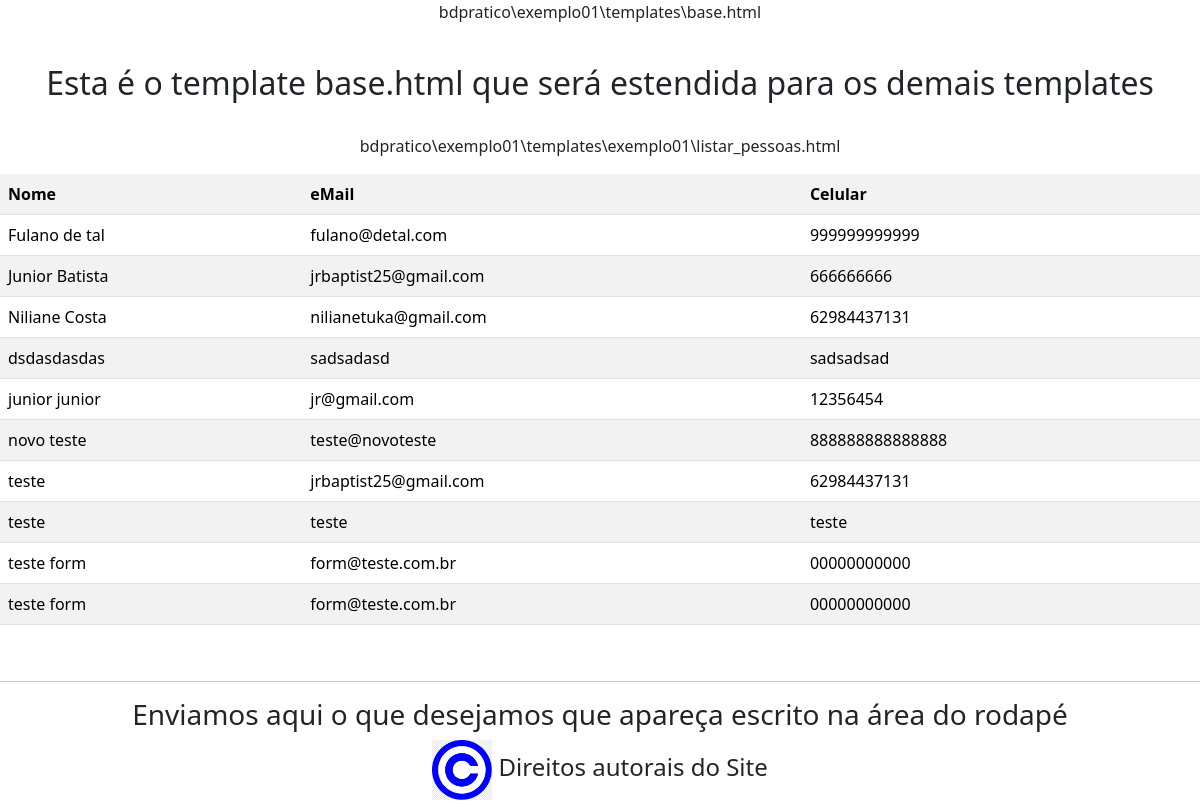
/pagina8, run on an earlier commit of the app's database.
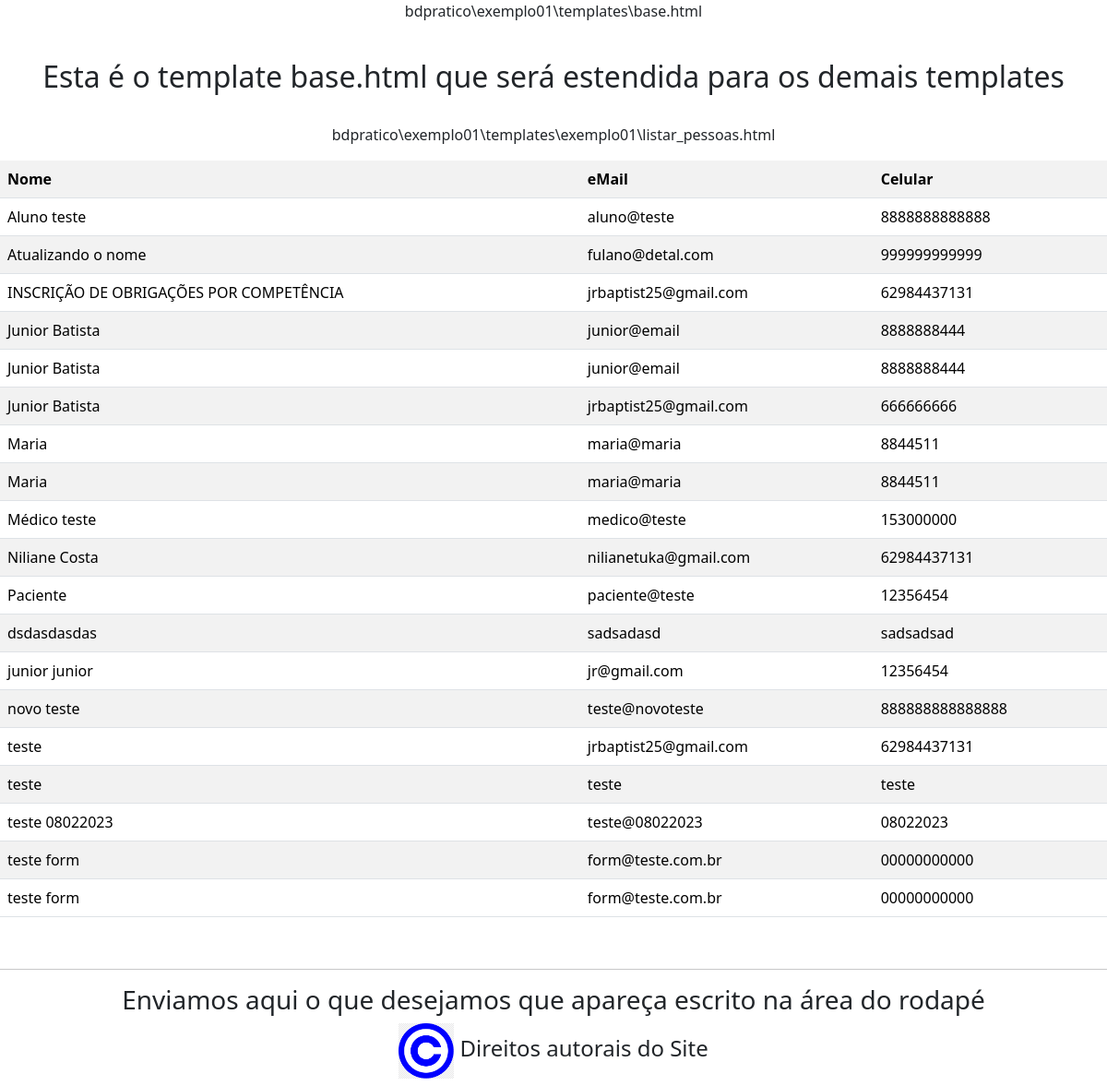
And on a later commit of the database.
### exemplo01/models.py (models this page shows, shortened)
class pessoa(models.Model):
    nome = models.CharField(max_length=50, null = False, blank = False, verbose_name = 'Nome')
    email = models.CharField(max_length=50, null = False, blank = False, verbose_name = 'eMail')
    celular = models.CharField(max_length=20, null = True, blank = True, verbose_name = 'celular')
    funcao = models.CharField(max_length=30, null = True, blank = True, verbose_name = 'Funcao')
    nascimento = models.DateField(null = False, blank = False, default ='1990-01-01', verbose_name = 'Nascimento')
    ativo = models.BooleanField(default = True, verbose_name = 'Ativo')
    class Meta:
        ordering = ['nome','funcao']

### exemplo01/views.py (the view)
# urls.py: path('pagina8', views.pagina8, name = 'pagina8_alias'),
def pagina8(request):
    from .models import pessoa
    dicionario = {}
    registros = pessoa.objects.all()
    dicionario['pessoas'] = registros
    return render(request, 'exemplo01/listar_pessoas.html', dicionario)

### exemplo01/templates/exemplo01/listar_pessoas.html (shortened to what this page needs)
{% extends 'base.html' %}
{% block corpo %}
    <p>bdpratico\exemplo01\templates\exemplo01\listar_pessoas.html</p>
    <table class="table table-striped table-hover">
        <th>Nome</th>
        <th>eMail</th>
        <th>Celular</th>
        {% for regs in pessoas %}
            <tr>
                <td>{{ regs.nome }}</td>
                <td>{{ regs.email }}</td>
                <td>{{ regs.celular }}</td>
            </tr>
        {% endfor %}
    </table>
{% endblock %}
{% block rodape %}Enviamos aqui o que desejamos que apareça escrito na área do rodapé{% endblock %}

What changed in the data, as far as the page shows it:
added pessoa: nome "Aluno teste", email "aluno@teste", celular "8888888888888"
changed pessoa "fulano@detal.com": nome "Fulano de tal" → "Atualizando o nome"
added pessoa: nome "INSCRIÇÃO DE OBRIGAÇÕES POR COMPETÊNCIA", email "jrbaptist25@gmail.com", celular "62984437131"
added pessoa: nome "Junior Batista", email "junior@email", celular "8888888444"
added pessoa: nome "Junior Batista", email "junior@email", celular "8888888444"
added pessoa: nome "Maria", email "maria@maria", celular "8844511"
added pessoa: nome "Maria", email "maria@maria", celular "8844511"
added pessoa: nome "Médico teste", email "medico@teste", celular "153000000"
added pessoa: nome "Paciente", email "paciente@teste", celular "12356454"
added pessoa: nome "teste 08022023", email "teste@08022023", celular "08022023"
